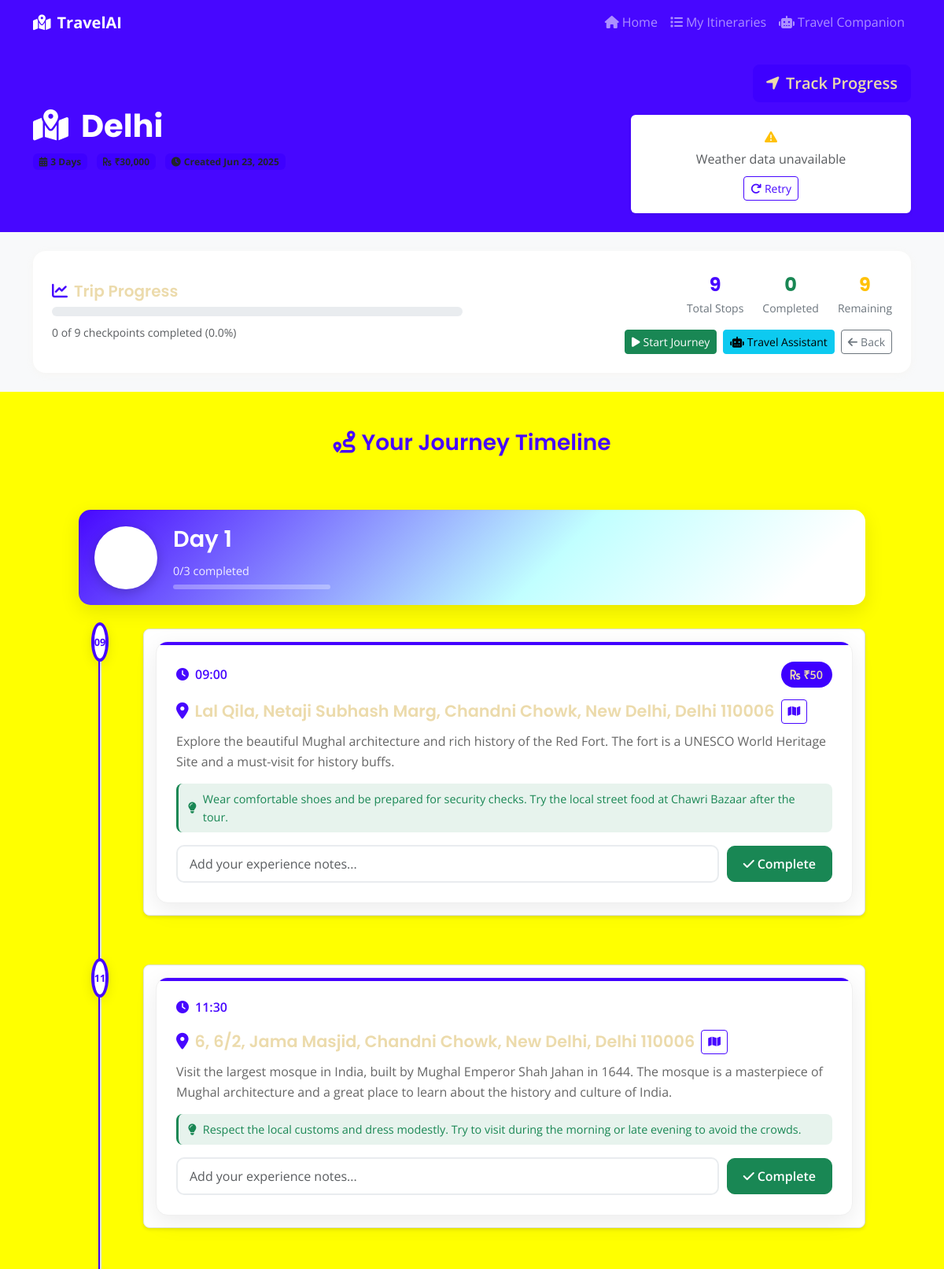
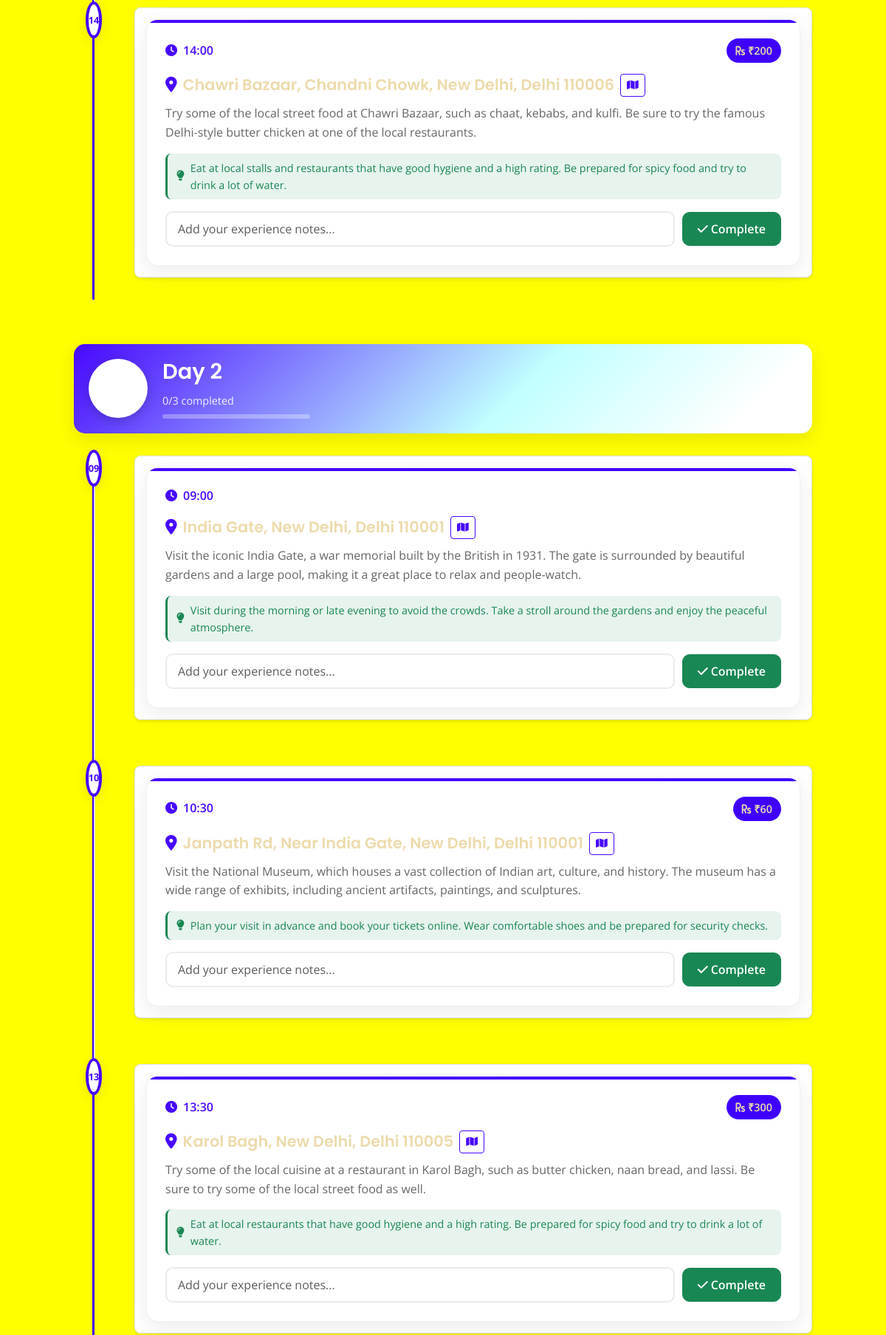
Screenshot of /itinerary/3 (upper part) with the database file from the repository (2 pictures, top to bottom).
### models.py (models this page shows, shortened)
class TravelItinerary(db.Model):
    id = db.Column(db.Integer, primary_key=True)
    destination = db.Column(db.String(200), nullable=False)
    duration = db.Column(db.Integer, nullable=False)  # days
    budget = db.Column(db.Float, nullable=False)
    interests = db.Column(db.Text)  # JSON string of interests
    itinerary_data = db.Column(db.Text)  # JSON string of generated itinerary
    created_at = db.Column(db.DateTime, default=datetime.utcnow)
    checkpoints = db.relationship('Checkpoint', backref='itinerary', lazy=True, cascade='all, delete-orphan')
    def get_itinerary_data(self):
        if self.itinerary_data:
            return json.loads(self.itinerary_data)
        return {}

class Checkpoint(db.Model):
    id = db.Column(db.Integer, primary_key=True)
    itinerary_id = db.Column(db.Integer, db.ForeignKey('travel_itinerary.id'), nullable=False)
    day = db.Column(db.Integer, nullable=False)
    time = db.Column(db.String(10), nullable=False)  # HH:MM format
    location = db.Column(db.String(200), nullable=False)
    activity = db.Column(db.Text, nullable=False)
    estimated_cost = db.Column(db.Float, default=0.0)
    is_completed = db.Column(db.Boolean, default=False)
    completed_at = db.Column(db.DateTime)
    notes = db.Column(db.Text)

### routes.py (the view)
@app.route('/itinerary/<int:itinerary_id>')
def view_itinerary(itinerary_id):
    itinerary = TravelItinerary.query.get_or_404(itinerary_id)
    checkpoints = Checkpoint.query.filter_by(itinerary_id=itinerary_id).order_by(Checkpoint.day, Checkpoint.time).all()
    days_data = {}
    for checkpoint in checkpoints:
        if checkpoint.day not in days_data:
            days_data[checkpoint.day] = []
        days_data[checkpoint.day].append(checkpoint)
    total_checkpoints = len(checkpoints)
    completed_checkpoints = len([c for c in checkpoints if c.is_completed])
    progress_percentage = (completed_checkpoints / total_checkpoints * 100) if total_checkpoints > 0 else 0
    return render_template('itinerary.html',
                         itinerary=itinerary,
                         days_data=days_data,
                         progress_percentage=progress_percentage,
                         total_checkpoints=total_checkpoints,
                         completed_checkpoints=completed_checkpoints)

### templates/itinerary.html (shortened to what this page needs)
{% extends "base.html" %}
{% block content %}
<section class="py-4 bg-primary text-white">
    <div class="container">
        <div class="row align-items-center">
            <div class="col-md-8">
                <h1 class="display-6 fw-bold mb-2">
                    <i class="fas fa-map-marked-alt me-3"></i>{{ itinerary.destination }}
                </h1>
                <div class="itinerary-meta">
                    <span class="badge bg-accent text-dark me-2">
                        <i class="fas fa-calendar-alt me-1"></i>{{ itinerary.duration }} Days
                    </span>
                    <span class="badge bg-accent text-dark me-2">
                        <i class="fas fa-rupee-sign me-1"></i>₹{{ "{:,.0f}".format(itinerary.budget) }}
                    </span>
                    <span class="badge bg-accent text-dark">
                        <i class="fas fa-clock me-1"></i>Created {{ itinerary.created_at.strftime('%b %d, %Y') }}
                    </span>
                </div>
            </div>
            <div class="col-md-4 text-md-end">
                <a href="{{ url_for('tracking', itinerary_id=itinerary.id) }}" class="btn btn-accent btn-lg">
                    <i class="fas fa-location-arrow me-2"></i>Track Progress
                </a>
                <div id="react-weather" data-destination="{{ itinerary.destination }}" class="mt-3">
                </div>
            </div>
        </div>
    </div>
</section>
<section class="py-4 bg-light">
    <div class="container">
        <div class="row">
            <div class="col-12">
                <div class="progress-card">
                    <div class="row align-items-center">
                        <div class="col-md-6">
                            <h5 class="mb-2"><i class="fas fa-chart-line me-2 text-primary"></i>Trip Progress</h5>
                            <div class="progress progress-lg mb-2">
                            </div>
                            <small class="text-muted">
                                {{ completed_checkpoints }} of {{ total_checkpoints }} checkpoints completed ({{ "%.1f"|format(progress_percentage) }}%)
                            </small>
                        </div>
                        <div class="col-md-6 text-md-end">
                            <div class="stats-grid">
                                <div class="stat-item">
                                    <div class="stat-number text-primary">{{ total_checkpoints }}</div>
                                    <div class="stat-label">Total Stops</div>
                                </div>
                                <div class="stat-item">
                                    <div class="stat-number text-success">{{ completed_checkpoints }}</div>
                                    <div class="stat-label">Completed</div>
                                </div>
                                <div class="stat-item">
                                    <div class="stat-number text-warning">{{ total_checkpoints - completed_checkpoints }}</div>
                                    <div class="stat-label">Remaining</div>
                                </div>
                            </div>
                            <div class="d-flex gap-2 mt-3 justify-content-md-end">
                                <a href="{{ url_for('tracking', itinerary_id=itinerary.id) }}" class="btn btn-success btn-sm">
                                    <i class="fas fa-play me-1"></i>Start Journey
                                </a>
                                <a href="{{ url_for('chatbot', itinerary_id=itinerary.id) }}" class="btn btn-info btn-sm">
                                    <i class="fas fa-robot me-1"></i>Travel Assistant
                                </a>
                                <a href="{{ url_for('my_itineraries') }}" class="btn btn-outline-secondary btn-sm">
                                    <i class="fas fa-arrow-left me-1"></i>Back
                                </a>
                            </div>
                        </div>
                    </div>
                </div>
            </div>
        </div>
    </div>
</section>
<section class="py-5">
    <div class="container">
        <div class="row">
            <div class="col-12">
                <h3 class="text-primary mb-5 text-center">
                    <i class="fas fa-route me-2"></i>Your Journey Timeline
                </h3>
                <div class="timeline-container">
                    {% for day_num in range(1, itinerary.duration + 1) %}
                    {% set day_data = days_data.get(day_num, []) %}
                    <div class="timeline-day" data-day="{{ day_num }}">
                        <div class="day-header-timeline">
                            <div class="day-circle">
                                <span class="day-number">{{ day_num }}</span>
                            </div>
                            <div class="day-info">
                                <h4 class="day-title">Day {{ day_num }}</h4>
                                {% if day_data %}
                                    {% set day_completed = day_data|selectattr('is_completed')|list|length %}
                                    {% set day_total = day_data|length %}
                                    <div class="day-progress-info">
                                        <span class="progress-text">{{ day_completed }}/{{ day_total }} completed</span>
                                        <div class="progress-bar-custom">
                                        </div>
                                    </div>
                                {% endif %}
                            </div>
                        </div>
                        {% if day_data %}
                        <div class="timeline-activities sortable-checkpoints" data-day="{{ day_num }}">
                            {% for checkpoint in day_data %}
                            <div class="timeline-item {{ 'completed' if checkpoint.is_completed else '' }}" data-checkpoint-id="{{ checkpoint.id }}">
                                <div class="timeline-marker">
                                    <div class="marker-dot {{ 'completed' if checkpoint.is_completed else '' }}">
                                        {% if checkpoint.is_completed %}
                                            <i class="fas fa-check"></i>
                                        {% else %}
                                            <span class="marker-time">{{ checkpoint.time.split(':')[0] }}</span>
                                        {% endif %}
                                    </div>
                                </div>
                                <div class="timeline-content">
                                    <div class="activity-card">
                                        <div class="activity-header">
                                            <div class="activity-time">
                                                <i class="fas fa-clock me-2"></i>{{ checkpoint.time }}
                                            </div>
                                            {% if checkpoint.estimated_cost > 0 %}
                                            <div class="activity-cost">
                                                <i class="fas fa-rupee-sign me-1"></i>₹{{ "{:,.0f}".format(checkpoint.estimated_cost) }}
                                            </div>
                                            {% endif %}
                                        </div>
                                        <div class="activity-main">
                                            <h5 class="activity-location">
                                                <i class="fas fa-map-marker-alt me-2 text-primary"></i>{{ checkpoint.location }}
                                                <button type="button" class="btn btn-outline-primary btn-sm ms-2 map-btn pulse-btn"
                                                        data-location="{{ checkpoint.location }}"
                                                        data-activity="{{ checkpoint.activity }}"
                                                        title="Show on map">
                                                    <i class="fas fa-map"></i>
                                                </button>
                                            </h5>
                                            <p class="activity-description">{{ checkpoint.activity }}</p>
                                        </div>
                                        {% if checkpoint.notes %}
                                            {% set notes_dict = {} %}
                                            {% for note_part in checkpoint.notes.split(', ') %}
                                                {% if ':' in note_part %}
                                                    {% set key, value = note_part.split(':', 1) %}
                                                    {% set _ = notes_dict.update({key: value}) %}
                                                {% endif %}
                                            {% endfor %}
                                            <div class="activity-details">
                                                {% if notes_dict.get('tips') %}
                                                <div class="detail-item travel-tips">
                                                    <i class="fas fa-lightbulb me-2"></i>
                                                    <span>{{ notes_dict.get('tips') }}</span>
                                                </div>
                                                {% endif %}
                                            </div>
                                        {% endif %}
                                        {% if checkpoint.is_completed %}
                                            <div class="completion-status">
                                                <div class="completed-badge">
                                                    <i class="fas fa-check-circle me-2"></i>
                                                    Completed on {{ checkpoint.completed_at.strftime('%b %d at %I:%M %p') }}
                                                </div>
                                            </div>
                                        {% else %}
                                            <div class="completion-form">
                                                <form action="{{ url_for('complete_checkpoint', checkpoint_id=checkpoint.id) }}" method="POST" class="checkpoint-form">
                                                    <div class="form-group">
                                                        <input type="text" class="form-control"
                                                               name="notes"
                                                               placeholder="Add your experience notes...">
                                                        <button type="submit" class="btn btn-success btn-complete">
                                                            <i class="fas fa-check me-1"></i>Complete
                                                        </button>
                                                    </div>
                                                </form>
                                            </div>
                                        {% endif %}
                                    </div>
                                </div>
                            </div>
                            {% endfor %}
                        </div>
                        {% endif %}
                    </div>
                    {% endfor %}
                </div>
            </div>
        </div>
    </div>
</section>
{% endblock %}

### templates/base.html (shortened to what this page needs)
<!DOCTYPE html>
<html lang="en">
<head>
    <link href="https://cdn.jsdelivr.net/npm/bootstrap@5.3.0/dist/css/bootstrap.min.css" rel="stylesheet">
    <link rel="stylesheet" href="https://cdnjs.cloudflare.com/ajax/libs/font-awesome/6.4.0/css/all.min.css">
    <link rel="stylesheet" href="https://unpkg.com/leaflet@1.9.4/dist/leaflet.css" />
    <link rel="stylesheet" href="{{ url_for('static', filename='css/style.css') }}">
    <link rel="stylesheet" href="{{ url_for('static', filename='css/react-components.css') }}">
</head>
<body>
    <nav class="navbar navbar-expand-lg navbar-dark bg-primary sticky-top">
        <div class="container">
            <a class="navbar-brand fw-bold" href="{{ url_for('index') }}">
                <i class="fas fa-map-marked-alt me-2"></i>TravelAI
            </a>
            <div class="collapse navbar-collapse" id="navbarNav">
                <ul class="navbar-nav ms-auto">
                    <li class="nav-item">
                        <a class="nav-link" href="{{ url_for('index') }}">
                            <i class="fas fa-home me-1"></i>Home
                        </a>
                    </li>
                    <li class="nav-item">
                        <a class="nav-link" href="{{ url_for('my_itineraries') }}">
                            <i class="fas fa-list me-1"></i>My Itineraries
                        </a>
                    </li>
                    <li class="nav-item">
                        <a class="nav-link" href="{{ url_for('chatbot') }}">
                            <i class="fas fa-robot me-1"></i>Travel Companion
                        </a>
                    </li>
                </ul>
            </div>
        </div>
    </nav>
    <main>
        {% block content %}{% endblock %}
    </main>
</body>
</html>

### static/css/react-components.css (style rules this page uses)
.timeline-item { position: relative; padding-bottom: 30px; }
.timeline-item:not(:last-child)::before { content: ''; position: absolute; left: -23px; top: 40px; bottom: -30px; width: 2px; background: #dee2e6; }
.timeline-marker { position: absolute; left: -30px; top: 10px; width: 14px; height: 14px; border-radius: 50%; display: flex; align-items: center; justify-content: center; font-size: 10px; }
.timeline-content { background: white; border: 1px solid #dee2e6; border-radius: 8px; padding: 15px; box-shadow: 0 2px 4px rgba(0,0,0,0.1); }

### rows the page displays
TravelItinerary: destination "Delhi"
Checkpoint: time "09", time "09:00", estimated_cost "50", location "Lal Qila, Netaji Subhash Marg, Chandni Chowk, New Delhi, Delhi 110006", activity "Explore the beautiful Mughal architecture and rich history of the Red Fort. The fort is a UNESCO World Heritage Site and a must-visit for history buffs.", get "Wear comfortable shoes and be prepared for security checks. Try the local street food at Chawri Bazaar after the tour."
Checkpoint: time "11", time "11:30", location "6, 6/2, Jama Masjid, Chandni Chowk, New Delhi, Delhi 110006", activity "Visit the largest mosque in India, built by Mughal Emperor Shah Jahan in 1644. The mosque is a masterpiece of Mughal architecture and a great place to learn about the history and culture of India.", get "Respect the local customs and dress modestly. Try to visit during the morning or late evening to avoid the crowds."
Checkpoint: time "14", time "14:00", estimated_cost "200", location "Chawri Bazaar, Chandni Chowk, New Delhi, Delhi 110006", activity "Try some of the local street food at Chawri Bazaar, such as chaat, kebabs, and kulfi. Be sure to try the famous Delhi-style butter chicken at one of the local restaurants.", get "Eat at local stalls and restaurants that have good hygiene and a high rating. Be prepared for spicy food and try to drink a lot of water."
Checkpoint: time "09", time "09:00", location "India Gate, New Delhi, Delhi 110001", activity "Visit the iconic India Gate, a war memorial built by the British in 1931. The gate is surrounded by beautiful gardens and a large pool, making it a great place to relax and people-watch.", get "Visit during the morning or late evening to avoid the crowds. Take a stroll around the gardens and enjoy the peaceful atmosphere."
Checkpoint: time "10", time "10:30", estimated_cost "60", location "Janpath Rd, Near India Gate, New Delhi, Delhi 110001", activity "Visit the National Museum, which houses a vast collection of Indian art, culture, and history. The museum has a wide range of exhibits, including ancient artifacts, paintings, and sculptures.", get "Plan your visit in advance and book your tickets online. Wear comfortable shoes and be prepared for security checks."
Checkpoint: time "13", time "13:30", estimated_cost "300", location "Karol Bagh, New Delhi, Delhi 110005", activity "Try some of the local cuisine at a restaurant in Karol Bagh, such as butter chicken, naan bread, and lassi. Be sure to try some of the local street food as well.", get "Eat at local restaurants that have good hygiene and a high rating. Be prepared for spicy food and try to drink a lot of water."

### other values shown
{{ completed_checkpoints }} "0"
{{ total_checkpoints }} "9"
{{ "%.1f"|format(progress_percentage) }} "0.0"
{{ total_checkpoints - completed_checkpoints }} "9"
{{ day_num }} "1" "2"
{{ day_completed }} "0" "0"
{{ day_total }} "3" "3"
